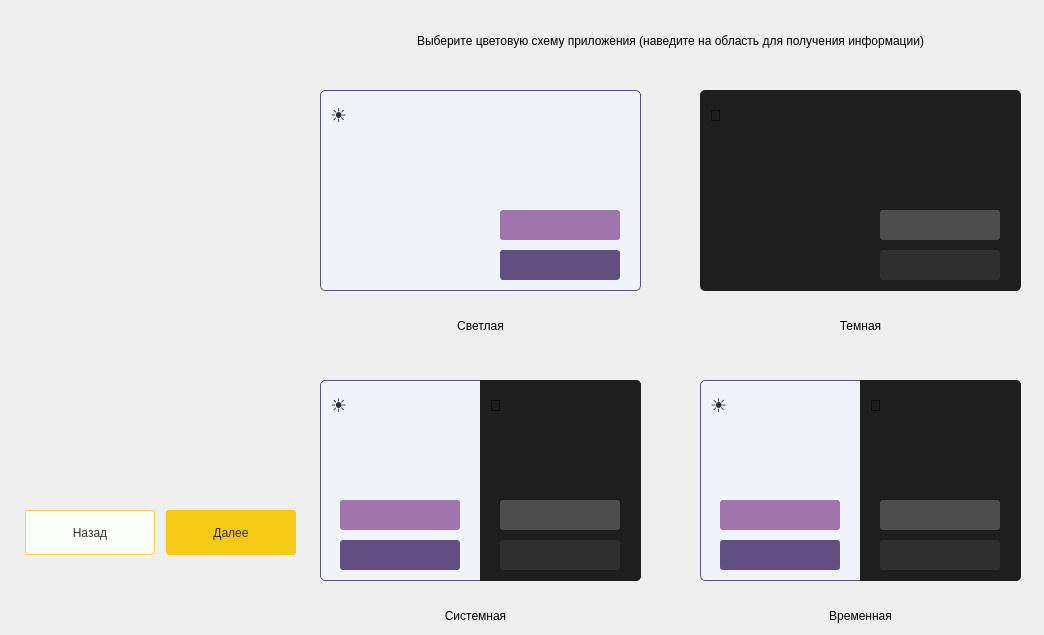
     <widget class="QWidget" name="page_2">
      <widget class="QFrame" name="frame">
       <property name="geometry">
        <rect>
         <x>320</x>
         <y>90</y>
         <width>321</width>
         <height>201</height>
        </rect>
       </property>
       <property name="styleSheet">
        <string notr="true">QFrame {
	border-radius: 5px;
	border: 1px solid rgb(98, 79, 130);
	background-color: rgb(240, 243, 249);
}</string>
       </property>
       <property name="frameShape">
        <enum>QFrame::StyledPanel</enum>
       </property>
       <property name="frameShadow">
        <enum>QFrame::Raised</enum>
       </property>
       <widget class="QFrame" name="frame_2">
        <property name="geometry">
         <rect>
          <x>180</x>
          <y>160</y>
          <width>120</width>
          <height>30</height>
         </rect>
        </property>
        <property name="styleSheet">
         <string notr="true">QFrame {
	border-radius: 3px;
	background-color: rgb(98, 79, 130);
}</string>
        </property>
        <property name="frameShape">
         <enum>QFrame::StyledPanel</enum>
        </property>
        <property name="frameShadow">
         <enum>QFrame::Raised</enum>
        </property>
       </widget>
       <widget class="QFrame" name="frame_3">
        <property name="geometry">
         <rect>
          <x>180</x>
          <y>120</y>
          <width>120</width>
          <height>30</height>
         </rect>
        </property>
        <property name="styleSheet">
         <string notr="true">QFrame {
	border-radius: 3px;
	border: none;
	background-color: rgb(159, 115, 171);
}</string>
        </property>
        <property name="frameShape">
         <enum>QFrame::StyledPanel</enum>
        </property>
        <property name="frameShadow">
         <enum>QFrame::Raised</enum>
        </property>
       </widget>
       <widget class="QLabel" name="label_6">
        <property name="geometry">
         <rect>
          <x>10</x>
          <y>10</y>
          <width>31</width>
          <height>31</height>
         </rect>
        </property>
        <property name="font">
         <font>
          <pointsize>14</pointsize>
         </font>
        </property>
        <property name="styleSheet">
         <string notr="true">QLabel {
	border: none;
	color: rgb(48, 47, 47);
}</string>
        </property>
        <property name="text">
         <string>☀</string>
        </property>
       </widget>
      </widget>
      <widget class="QFrame" name="frame_11">
       <property name="geometry">
        <rect>
         <x>700</x>
         <y>90</y>
         <width>321</width>
         <height>201</height>
        </rect>
       </property>
       <property name="styleSheet">
        <string notr="true">QFrame {
	border-radius: 5px;
	background-color: rgb(30, 30, 30);
}</string>
       </property>
       <property name="frameShape">
        <enum>QFrame::StyledPanel</enum>
       </property>
       <property name="frameShadow">
        <enum>QFrame::Raised</enum>
       </property>
       <widget class="QFrame" name="frame_12">
        <property name="geometry">
         <rect>
          <x>180</x>
          <y>160</y>
          <width>120</width>
          <height>30</height>
         </rect>
        </property>
        <property name="styleSheet">
         <string notr="true">QFrame {
	border-radius: 3px;
	border: none;
	background-color: rgb(48, 47, 47);
}</string>
        </property>
        <property name="frameShape">
         <enum>QFrame::StyledPanel</enum>
        </property>
        <property name="frameShadow">
         <enum>QFrame::Raised</enum>
        </property>
       </widget>
       <widget class="QFrame" name="frame_13">
        <property name="geometry">
         <rect>
          <x>180</x>
          <y>120</y>
          <width>120</width>
          <height>30</height>
         </rect>
        </property>
        <property name="styleSheet">
         <string notr="true">QFrame {
	border-radius: 3px;
	border: none;
	background-color: rgb(77, 77, 77);
}</string>
        </property>
        <property name="frameShape">
         <enum>QFrame::StyledPanel</enum>
        </property>
        <property name="frameShadow">
         <enum>QFrame::Raised</enum>
        </property>
       </widget>
       <widget class="QLabel" name="label_9">
        <property name="geometry">
         <rect>
          <x>10</x>
          <y>10</y>
          <width>31</width>
          <height>31</height>
         </rect>
        </property>
        <property name="font">
         <font>
          <pointsize>12</pointsize>
         </font>
        </property>
        <property name="styleSheet">
         <string notr="true">QLabel {
	border: none;
}</string>
        </property>
        <property name="text">
         <string>🌙</string>
        </property>
       </widget>
      </widget>
      <widget class="QFrame" name="frame_4">
       <property name="geometry">
        <rect>
         <x>320</x>
         <y>380</y>
         <width>321</width>
         <height>201</height>
        </rect>
       </property>
       <property name="styleSheet">
        <string notr="true">QFrame {
	border-radius: 5px;
	border: 1px solid rgb(98, 79, 130);
	background-color: rgb(240, 243, 249);
}</string>
       </property>
       <property name="frameShape">
        <enum>QFrame::StyledPanel</enum>
       </property>
       <property name="frameShadow">
        <enum>QFrame::Raised</enum>
       </property>
       <widget class="QFrame" name="accent_light_win_color">
        <property name="geometry">
         <rect>
          <x>20</x>
          <y>160</y>
          <width>120</width>
          <height>30</height>
         </rect>
        </property>
        <property name="styleSheet">
         <string notr="true">QFrame {
	border-radius: 3px;
	border: none;
	background-color: rgb(98, 79, 130);
}</string>
        </property>
        <property name="frameShape">
         <enum>QFrame::StyledPanel</enum>
        </property>
        <property name="frameShadow">
         <enum>QFrame::Raised</enum>
        </property>
       </widget>
       <widget class="QFrame" name="compl_light_win_color">
        <property name="geometry">
         <rect>
          <x>20</x>
          <y>120</y>
          <width>120</width>
          <height>30</height>
         </rect>
        </property>
        <property name="styleSheet">
         <string notr="true">QFrame {
	border-radius: 3px;
	border: none;
	background-color: rgb(159, 115, 171);
}</string>
        </property>
        <property name="frameShape">
         <enum>QFrame::StyledPanel</enum>
        </property>
        <property name="frameShadow">
         <enum>QFrame::Raised</enum>
        </property>
       </widget>
       <widget class="QLabel" name="label_8">
        <property name="geometry">
         <rect>
          <x>10</x>
          <y>10</y>
          <width>31</width>
          <height>31</height>
         </rect>
        </property>
        <property name="font">
         <font>
          <pointsize>14</pointsize>
         </font>
        </property>
        <property name="styleSheet">
         <string notr="true">QLabel {
	border: none;
	color: rgb(48, 47, 47);
}</string>
        </property>
        <property name="text">
         <string>☀</string>
        </property>
       </widget>
       <widget class="QFrame" name="frame_17">
        <property name="geometry">
         <rect>
          <x>160</x>
          <y>0</y>
          <width>161</width>
          <height>201</height>
         </rect>
        </property>
        <property name="styleSheet">
         <string notr="true">QFrame {
	border-top-left-radius: 0;
	border-top-right-radius: 5px;
	border-bottom-right-radius: 5px;
	border-bottom-left-radius: 0;
	border: none;
	background-color: rgb(30, 30, 30);
}</string>
        </property>
        <property name="frameShape">
         <enum>QFrame::StyledPanel</enum>
        </property>
        <property name="frameShadow">
         <enum>QFrame::Raised</enum>
        </property>
        <widget class="QLabel" name="label_11">
         <property name="geometry">
          <rect>
           <x>10</x>
           <y>10</y>
           <width>31</width>
           <height>31</height>
          </rect>
         </property>
         <property name="font">
          <font>
           <pointsize>12</pointsize>
          </font>
         </property>
         <property name="styleSheet">
          <string notr="true">QLabel {
	border: none;
}</string>
         </property>
         <property name="text">
          <string>🌙</string>
         </property>
        </widget>
        <widget class="QFrame" name="compl_dark_win_color">
         <property name="geometry">
          <rect>
           <x>20</x>
           <y>120</y>
           <width>120</width>
           <height>30</height>
          </rect>
         </property>
         <property name="styleSheet">
          <string notr="true">QFrame {
	border-radius: 3px;
	border: none;
	background-color: rgb(77, 77, 77);
}</string>
         </property>
         <property name="frameShape">
          <enum>QFrame::StyledPanel</enum>
         </property>
         <property name="frameShadow">
          <enum>QFrame::Raised</enum>
         </property>
        </widget>
        <widget class="QFrame" name="accent_dark_win_color">
         <property name="geometry">
          <rect>
           <x>20</x>
           <y>160</y>
           <width>120</width>
           <height>30</height>
          </rect>
         </property>
         <property name="styleSheet">
          <string notr="true">QFrame {
	border-radius: 3px;
	border: none;
	background-color: rgb(48, 47, 47);
}</string>
         </property>
         <property name="frameShape">
          <enum>QFrame::StyledPanel</enum>
         </property>
         <property name="frameShadow">
          <enum>QFrame::Raised</enum>
         </property>
        </widget>
       </widget>
      </widget>
      <widget class="QFrame" name="frame_14">
       <property name="geometry">
        <rect>
         <x>700</x>
         <y>380</y>
         <width>321</width>
         <height>201</height>
        </rect>
       </property>
       <property name="styleSheet">
        <string notr="true">QFrame {
	border-radius: 5px;
	border: 1px solid rgb(98, 79, 130);
	background-color: rgb(240, 243, 249);
}</string>
       </property>
       <property name="frameShape">
        <enum>QFrame::StyledPanel</enum>
       </property>
       <property name="frameShadow">
        <enum>QFrame::Raised</enum>
       </property>
       <widget class="QFrame" name="frame_15">
        <property name="geometry">
         <rect>
          <x>20</x>
          <y>160</y>
          <width>120</width>
          <height>30</height>
         </rect>
        </property>
        <property name="styleSheet">
         <string notr="true">QFrame {
	border-radius: 3px;
	border: none;
	background-color: rgb(98, 79, 130);
}</string>
        </property>
        <property name="frameShape">
         <enum>QFrame::StyledPanel</enum>
        </property>
        <property name="frameShadow">
         <enum>QFrame::Raised</enum>
        </property>
       </widget>
       <widget class="QFrame" name="frame_16">
        <property name="geometry">
         <rect>
          <x>20</x>
          <y>120</y>
          <width>120</width>
          <height>30</height>
         </rect>
        </property>
        <property name="styleSheet">
         <string notr="true">QFrame {
	border-radius: 3px;
	border: none;
	background-color: rgb(159, 115, 171);
}</string>
        </property>
        <property name="frameShape">
         <enum>QFrame::StyledPanel</enum>
        </property>
        <property name="frameShadow">
         <enum>QFrame::Raised</enum>
        </property>
       </widget>
       <widget class="QLabel" name="label_10">
        <property name="geometry">
         <rect>
          <x>10</x>
          <y>10</y>
          <width>31</width>
          <height>31</height>
         </rect>
        </property>
        <property name="font">
         <font>
          <pointsize>14</pointsize>
         </font>
        </property>
        <property name="styleSheet">
         <string notr="true">QLabel {
	border: none;
	color: rgb(48, 47, 47);
}</string>
        </property>
        <property name="text">
         <string>☀</string>
        </property>
       </widget>
       <widget class="QFrame" name="frame_20">
        <property name="geometry">
         <rect>
          <x>160</x>
          <y>0</y>
          <width>161</width>
          <height>201</height>
         </rect>
        </property>
        <property name="styleSheet">
         <string notr="true">QFrame {
	border-top-left-radius: 0;
	border-top-right-radius: 5px;
	border-bottom-right-radius: 5px;
	border-bottom-left-radius: 0;
	border: none;
	background-color: rgb(30, 30, 30);
}</string>
        </property>
        <property name="frameShape">
         <enum>QFrame::StyledPanel</enum>
        </property>
        <property name="frameShadow">
         <enum>QFrame::Raised</enum>
        </property>
        <widget class="QLabel" name="label_12">
         <property name="geometry">
          <rect>
           <x>10</x>
           <y>10</y>
           <width>31</width>
           <height>31</height>
          </rect>
         </property>
         <property name="font">
          <font>
           <pointsize>12</pointsize>
          </font>
         </property>
         <property name="styleSheet">
          <string notr="true">QLabel {
	border: none;
}</string>
         </property>
         <property name="text">
          <string>🌙</string>
         </property>
        </widget>
        <widget class="QFrame" name="frame_21">
         <property name="geometry">
          <rect>
           <x>20</x>
           <y>120</y>
           <width>120</width>
           <height>30</height>
          </rect>
         </property>
         <property name="styleSheet">
          <string notr="true">QFrame {
	border-radius: 3px;
	border: none;
	background-color: rgb(77, 77, 77);
}</string>
         </property>
         <property name="frameShape">
          <enum>QFrame::StyledPanel</enum>
         </property>
         <property name="frameShadow">
          <enum>QFrame::Raised</enum>
         </property>
        </widget>
        <widget class="QFrame" name="frame_22">
         <property name="geometry">
          <rect>
           <x>20</x>
           <y>160</y>
           <width>120</width>
           <height>30</height>
          </rect>
         </property>
         <property name="styleSheet">
          <string notr="true">QFrame {
	border-radius: 3px;
	border: none;
	background-color: rgb(48, 47, 47);
}</string>
         </property>
         <property name="frameShape">
          <enum>QFrame::StyledPanel</enum>
         </property>
         <property name="frameShadow">
          <enum>QFrame::Raised</enum>
         </property>
        </widget>
       </widget>
      </widget>
      <widget class="QLabel" name="label">
       <property name="geometry">
        <rect>
         <x>320</x>
         <y>30</y>
         <width>701</width>
         <height>21</height>
        </rect>
       </property>
       <property name="text">
        <string>Выберите цветовую схему приложения (наведите на область для получения информации)</string>
       </property>
       <property name="alignment">
        <set>Qt::AlignCenter</set>
       </property>
      </widget>
      <widget class="QLabel" name="label_2">
       <property name="geometry">
        <rect>
         <x>-150</x>
         <y>120</y>
         <width>441</width>
         <height>373</height>
        </rect>
       </property>
       <property name="text">
        <string/>
       </property>
       <property name="scaledContents">
        <bool>false</bool>
       </property>
      </widget>
      <widget class="QPushButton" name="btn_next_style">
       <property name="geometry">
        <rect>
         <x>166</x>
         <y>510</y>
         <width>130</width>
         <height>45</height>
        </rect>
       </property>
       <property name="minimumSize">
        <size>
         <width>130</width>
         <height>45</height>
        </size>
       </property>
       <property name="maximumSize">
        <size>
         <width>200</width>
         <height>16777215</height>
        </size>
       </property>
       <property name="styleSheet">
        <string notr="true">QPushButton {
	border-radius: 3px;
	background-color: rgb(244, 202, 22);
	color: rgb(48, 47, 47);
}

QPushButton:hover {
	background-color: rgb(247, 211, 70);
}</string>
       </property>
       <property name="text">
        <string>Далее</string>
       </property>
      </widget>
      <widget class="QPushButton" name="btn_back_style">
       <property name="geometry">
        <rect>
         <x>25</x>
         <y>510</y>
         <width>130</width>
         <height>45</height>
        </rect>
       </property>
       <property name="minimumSize">
        <size>
         <width>130</width>
         <height>45</height>
        </size>
       </property>
       <property name="maximumSize">
        <size>
         <width>200</width>
         <height>16777215</height>
        </size>
       </property>
       <property name="styleSheet">
        <string notr="true">QPushButton {
	border: 1px solid rgb(247, 211, 70);
	border-radius: 3px;
	background-color: rgb(252, 254, 252);
	color: rgb(48, 47, 47);
}

QPushButton:hover {
	background-color: rgb(247, 211, 70);
}</string>
       </property>
       <property name="text">
        <string>Назад</string>
       </property>
      </widget>
      <widget class="QLabel" name="light_style_lbl">
       <property name="geometry">
        <rect>
         <x>410</x>
         <y>315</y>
         <width>141</width>
         <height>21</height>
        </rect>
       </property>
       <property name="text">
        <string>Светлая</string>
       </property>
       <property name="alignment">
        <set>Qt::AlignCenter</set>
       </property>
      </widget>
      <widget class="QPushButton" name="light_style_btn">
       <property name="geometry">
        <rect>
         <x>305</x>
         <y>76</y>
         <width>350</width>
         <height>230</height>
        </rect>
       </property>
       <property name="toolTip">
        <string>&lt;FONT&gt;Стандартное светлое цветовое оформление&lt;/FONT&gt;</string>
       </property>
       <property name="styleSheet">
        <string notr="true">QPushButton {
	border-radius: 10px;
}

QPushButton:hover {
	background-color: rgba(247, 211, 70, 50);
}</string>
       </property>
       <property name="text">
        <string/>
       </property>
      </widget>
      <widget class="QLabel" name="dark_style_lbl">
       <property name="geometry">
        <rect>
         <x>790</x>
         <y>315</y>
         <width>141</width>
         <height>21</height>
        </rect>
       </property>
       <property name="text">
        <string>Темная</string>
       </property>
       <property name="alignment">
        <set>Qt::AlignCenter</set>
       </property>
      </widget>
      <widget class="QPushButton" name="dark_style_btn">
       <property name="geometry">
        <rect>
         <x>685</x>
         <y>76</y>
         <width>350</width>
         <height>230</height>
        </rect>
       </property>
       <property name="toolTip">
        <string>&lt;FONT&gt;Стандартное темное цветовое оформление&lt;/FONT&gt;</string>
       </property>
       <property name="styleSheet">
        <string notr="true">QPushButton {
	border-radius: 10px;
}

QPushButton:hover {
	background-color: rgba(247, 211, 70, 50);
}</string>
       </property>
       <property name="text">
        <string/>
       </property>
      </widget>
      <widget class="QPushButton" name="system_style_btn">
       <property name="geometry">
        <rect>
         <x>305</x>
         <y>365</y>
         <width>350</width>
         <height>230</height>
        </rect>
       </property>
       <property name="toolTip">
        <string>&lt;FONT&gt;Системное оформление позволяет отображать цвета элементов в зависимости от выбранных в персонализации Windows цветов&lt;/FONT&gt;</string>
       </property>
       <property name="styleSheet">
        <string notr="true">QPushButton {
	border-radius: 10px;
}

QPushButton:hover {
	background-color: rgba(247, 211, 70, 50);
}</string>
       </property>
       <property name="text">
        <string/>
       </property>
      </widget>
      <widget class="QPushButton" name="time_style_btn">
       <property name="geometry">
        <rect>
         <x>685</x>
         <y>365</y>
         <width>350</width>
         <height>230</height>
        </rect>
       </property>
       <property name="toolTip">
        <string>&lt;FONT&gt;Временное оформление позволяет автоматически сменять цветовое оформление (стандратное светлое и темное) в зависимости от текущего времени суток&lt;/FONT&gt;</string>
       </property>
       <property name="styleSheet">
        <string notr="true">QPushButton {
	border-radius: 10px;
}

QPushButton:hover {
	background-color: rgba(247, 211, 70, 50);
}</string>
       </property>
       <property name="text">
        <string/>
       </property>
      </widget>
      <widget class="QLabel" name="system_style_lbl">
       <property name="geometry">
        <rect>
         <x>390</x>
         <y>605</y>
         <width>171</width>
         <height>21</height>
        </rect>
       </property>
       <property name="text">
        <string>Системная</string>
       </property>
       <property name="alignment">
        <set>Qt::AlignCenter</set>
       </property>
      </widget>
      <widget class="QLabel" name="time_style_lbl">
       <property name="geometry">
        <rect>
         <x>780</x>
         <y>605</y>
         <width>161</width>
         <height>21</height>
        </rect>
       </property>
       <property name="text">
        <string>Временная</string>
       </property>
       <property name="alignment">
        <set>Qt::AlignCenter</set>
       </property>
      </widget>
      <zorder>time_style_btn</zorder>
      <zorder>system_style_btn</zorder>
      <zorder>dark_style_btn</zorder>
      <zorder>light_style_btn</zorder>
      <zorder>frame</zorder>
      <zorder>frame_11</zorder>
      <zorder>frame_4</zorder>
      <zorder>frame_14</zorder>
      <zorder>label</zorder>
      <zorder>label_2</zorder>
      <zorder>btn_next_style</zorder>
      <zorder>btn_back_style</zorder>
      <zorder>light_style_lbl</zorder>
      <zorder>dark_style_lbl</zorder>
      <zorder>system_style_lbl</zorder>
      <zorder>time_style_lbl</zorder>
     </widget>
